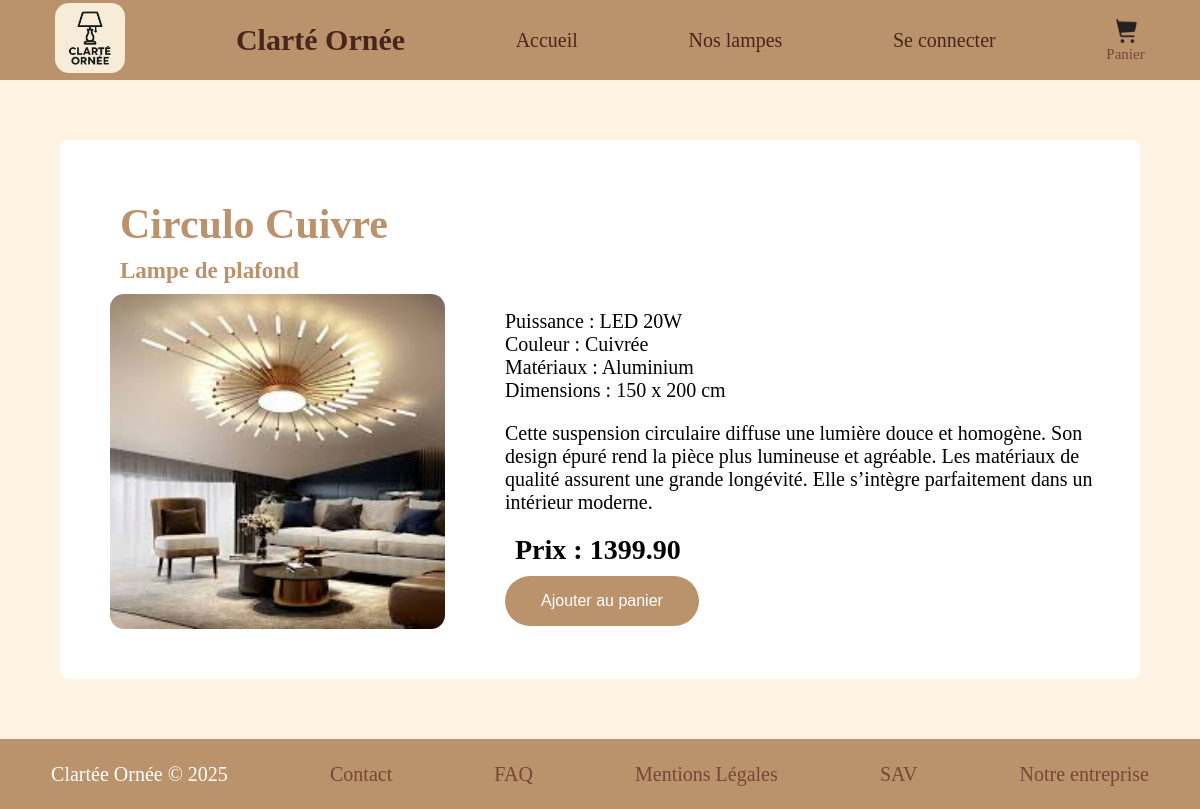
/index.php?page=lamp-details&id=1, run on the app's committed database.
### tables this page shows
CREATE TABLE Lamps(
    name VARCHAR (50) NOT NULL,
    idLamp INT NOT NULL AUTO_INCREMENT,
    TypeLamp VARCHAR (50) NOT NULL,
    Power VARCHAR (50) NOT NULL,
    Color VARCHAR (50) NOT NULL,
    Price DECIMAL (6, 2) NOT NULL,
    Style VARCHAR (50) NOT NULL,
    Material VARCHAR (50) NOT NULL,
    Dimensions VARCHAR (50) NOT NULL,
    Description VARCHAR (1000) NOT NULL,
    Quantity INT(8) NOT NULL,
    PathPicture VARCHAR(255) NOT NULL,
    PRIMARY KEY (idLamp)
);

### models/select-details.php (called while the page is built)
<?php
include('dbConnect.php');
$sqlSelect = "SELECT * FROM Lamps WHERE idLamp = :id";
$stmt = $db->prepare($sqlSelect);
$stmt->bindValue(':id', $_GET['id'], PDO::PARAM_INT);
$stmt->execute();
$lamps = $stmt->fetch(PDO::FETCH_ASSOC);
?>

### views/pages/lamp-details.php (the view, shortened to what this page needs)
<?php
include('models/select-details.php');
?>
<section class="product">
    <div class="left">
        <h1><?= htmlspecialchars($lamps["name"], ENT_QUOTES, 'UTF-8') ?></h1>
        <h3><?= htmlspecialchars($lamps["TypeLamp"], ENT_QUOTES, 'UTF-8') ?></h3>
        <img
            src="<?= htmlspecialchars($lamps["PathPicture"], ENT_QUOTES, 'UTF-8') ?>"
            alt="Image lampe">
    </div>
    <div class="right">
        <p class="attributs">
            Puissance : <?= htmlspecialchars($lamps["Power"], ENT_QUOTES, 'UTF-8') ?><br>
            Couleur : <?= htmlspecialchars($lamps["Color"], ENT_QUOTES, 'UTF-8') ?><br>
            Matériaux : <?= htmlspecialchars($lamps["Material"], ENT_QUOTES, 'UTF-8') ?><br>
            Dimensions : <?= htmlspecialchars($lamps["Dimensions"], ENT_QUOTES, 'UTF-8') ?><br>
        </p>
        <p class="description">
            <?= htmlspecialchars($lamps["Description"], ENT_QUOTES, 'UTF-8') ?>
        </p>
        <p class="price">
            Prix : <?= htmlspecialchars($lamps["Price"], ENT_QUOTES, 'UTF-8') ?>
        </p>
        <form method="POST">
            <button type="submit" class="button" name="addToCart">Ajouter au panier</button>
        </form>
    </div>
</section>

### index.php (shortened to what this page needs)
<!DOCTYPE html>
<html lang="fr">
<head>
    <link rel="stylesheet" href="assets/css/navbar.css">
    <link rel="stylesheet" href="assets/css/<?=$_GET['page']?>.css">
    <link rel="stylesheet" href="assets/css/footer.css">
</head>
<body>
   <?php include('views/partials/_navbar.php') ?>
    <main>
       <?php include('views/pages/' . $_GET['page'] . '.php') ?>
    </main>
    <?php include('views/partials/_footer.php') ?>
</body>
</html>

### views/partials/_navbar.php (shortened to what this page needs)
<?php
$connect = 'Se connecter';
$etatco = 'connection';
?>
<header class="page-navbar">
    <div class = "navbar">
        <nav>
            <a href="index.php?page=home"><img class="img_logo" src="assets/images/logo_site.png" alt="Logo site"></a>
                <strong>
                <a href="index.php?page=home">Clarté Ornée</a></strong>
                <a class="lien" href="index.php?page=home">Accueil</a>
                <a class="lien" href="index.php?page=home#lampes">Nos lampes</a>
                <a class="lien" href="index.php?page=<?=$etatco?>"><?=$connect?></a>
                <a href="index.php?page=Panier" class="btn-panier" aria-label="Panier"> <img src="assets/images/panier1.png" alt="Logo panier">
            <span class="panier-text">Panier</span></a>
        </nav>
    </div>
 </header>

### views/partials/_footer.php
<footer class="page_footer">
    <div class="container">
    <p>Clartée Ornée &copy; 2025</p>
    <a href="index.php?page=contact"> Contact </a>
    <a href="index.php?page=FAQ"> FAQ </a>
    <a href="index.php?page=legal_disclaimer"> Mentions Légales </a>
    <a href="index.php?page=SAV"> SAV </a>
    <a href="index.php?page=about"> Notre entreprise </a>
</div>
</footer>

### assets/css/navbar.css (style rules this page uses)
.page-navbar a { color:rgb(73, 38, 26); text-decoration: none; }
.page-navbar .img_logo { width:70px; height:auto; }
.page-navbar strong { font-size: 30px; text-decoration: none; }
.page-navbar .lien { font-size: 20px; }
.page-navbar .navbar { background-color: rgb(186, 146, 108); background-size:cover; width:100%; height: 80px; display: flex; justify-content: center; }
.page-navbar nav { display: flex; align-items: center; justify-content: space-around; width: 100%; height: 80px; }
.page-navbar .btn-panier img { width:30px; height:auto; cursor:pointer; margin: 0; }
.page-navbar .btn-panier { display: flex; flex-direction: column; align-items: center; text-decoration: none; }
.page-navbar .panier-text { font-size: 15px; color: rgb(119, 70, 52); }

### assets/css/lamp-details.css (style rules this page uses)
body { margin:0; background: rgb(255, 244, 228) ; }
.product { background: white; padding: 10px; border-radius: 8px; margin: 60px; display: flex; gap: 20px; align-items: flex-start; }
.left { flex:0.6; margin:40px; }
.left img { display: block; }
.right { flex: 1.4; margin-top: 140px; }
h1 { font-size: 42px; font-weight: 600; margin: 10px; color: rgb(186, 146, 108); }
h3 { font-size: 23px; color: rgb(186, 146, 108); margin-bottom: 25px; margin: 10px; }
img { height: 335px; width:auto; border-radius: 14px; }
.attributs { font-size: 20px; }
.description { font-size: 20px; }
.price { font-size: 28px; font-weight: 600; margin: 10px; color: black; }
.button { display: inline-block; padding: 16px 36px; font-size: 16px; border: none; border-radius: 40px; cursor: pointer; background-color: rgb(186, 146, 108); color:white; }

### assets/css/footer.css (style rules this page uses)
.page_footer a { color:rgb(119, 70, 52); text-decoration: none; }
.page_footer .container { background-color: rgb(186, 146, 108); background-size: cover; background-repeat: no-repeat; color: white; display: flex; justify-content: space-around; align-items: center; margin-top: auto; width :100%; height:70px; position: static; font-size: 20px; }

### data on the page
lamps: name "Circulo Cuivre", TypeLamp "Lampe de plafond", PathPicture (picture), Power "LED 20W", Color "Cuivrée", Material "Aluminium", Dimensions "150 x 200 cm", Description "Cette suspension circulaire diffuse une lumière douce et homogène. Son design épuré rend la pièce plus lumineuse et agréable. Les matériaux de qualité assurent une grande longévité. Elle s’intègre parfaitement dans un intérieur moderne.", Price "1399.90"

### other printed values
$connect "Se connecter"
